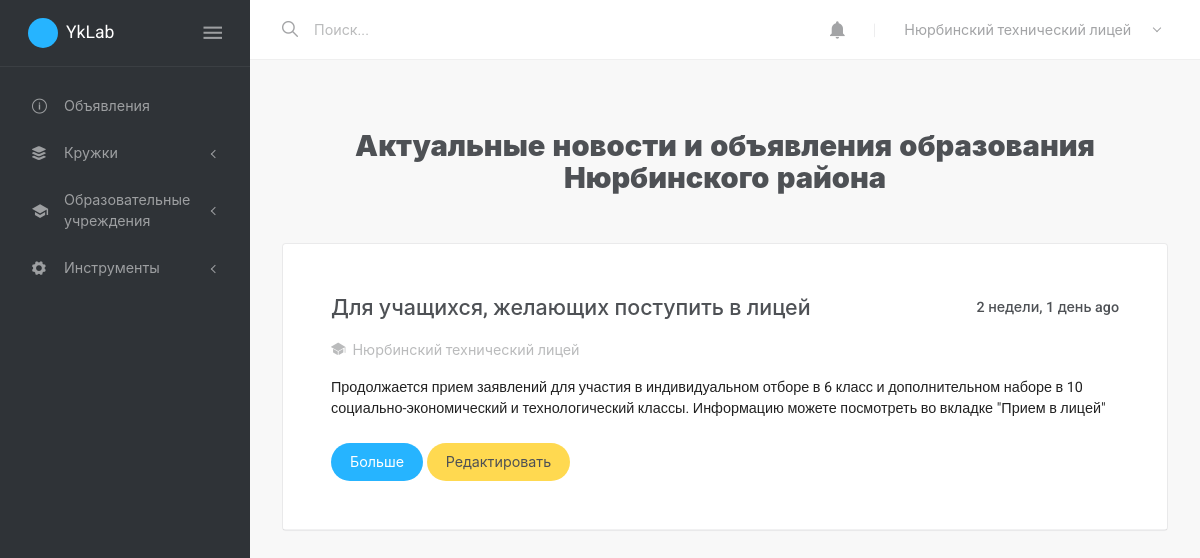
The app's page /adverts/ (signed in) with its own data.
### accounts/models.py (models this page shows, shortened)
class User(AbstractBaseUser, PermissionsMixin):
    ACCOUNTS_TYPES = (
        ('SH', 'Образовательная организация'),
        ('TH', 'Учитель'),
        ('PR', 'Ученик'),
    )
    username = models.CharField(max_length=127, unique=True)
    image = models.ImageField(upload_to='avatars/', null=True, blank=True)
    name = models.CharField(max_length=127)
    type = models.CharField(max_length=2, choices=ACCOUNTS_TYPES)
    is_active = models.BooleanField(default=True)
    is_staff = models.BooleanField(default=False)
    is_verified = models.BooleanField(default=False)
    USERNAME_FIELD = 'username'
    objects = UserManager()
    @property
    def full_type(self):
        return dict(self.ACCOUNTS_TYPES)[self.type]

### school/models.py (models this page shows, shortened)
class Advert(models.Model):
    school = models.ForeignKey('School', on_delete=models.CASCADE)
    image = models.ImageField(upload_to='adverts/', default='adverts/default.jpg')
    title = models.CharField(max_length=127)
    content = RichTextField()
    pub_date = models.DateTimeField(auto_now=True)
    @property
    def short_desc(self):
        return re.search(r'(<p.+?</p>)', self.content).group(0)

class School(models.Model):
    EDU_TYPES = (
        ('CE', 'Детское образовательное учреждение'),
        ('SE', 'Образовательное учреждение'),
        ('AE', 'Дополнительное образование')
    )
    user = models.OneToOneField(User, on_delete=models.CASCADE)
    type = models.CharField(max_length=2, choices=EDU_TYPES)
    image = models.ImageField(upload_to='schools/', default="schools/default.png")
    description = RichTextField(blank=True)
    address = models.CharField(max_length=255, blank=True)
    telephone = models.CharField(max_length=11, blank=True)
    child_amount = models.IntegerField(default=0)
    min_grade = models.IntegerField(default=5)
    max_grade = models.IntegerField(default=11)
    headteacher = models.CharField(max_length=127, blank=True)
    subheadteacher = models.CharField(max_length=127, blank=True)
    foundation_date = models.DateField(null=True, blank=True)
    email = models.EmailField(blank=True)
    site = models.CharField(max_length=63, blank=True)
    def __str__(self):
        return self.name
    @property
    def name(self):
        return self.user.name

### school/views.py (the view)
# urls.py: path('adverts/', views.adverts, name='adverts'),
@login_required()
def adverts(request):
    school_name = request.GET.get('school_name', '')
    adverts = Advert.objects.filter(school__user__name__startswith=school_name).order_by('pub_date')
    return render(request, 'advert/adverts.html', locals())

### templates/advert/adverts.html
{% extends 'base-with-sidenav.html'%}
{% load humanize %}
{% block content %}
<div class="layout-content">
  <div class="container-fluid flex-grow-1 container-p-y">
    <div class="container px-0">
      <h2 class="text-center font-weight-bolder pt-5">
        Актуальные новости и объявления образования Нюрбинского района
      </h2>
      {% for advert in adverts %}
      <div class="card mt-5">
        <div class="p-4 p-md-5">
          <div class="d-flex justify-content-between align-items-center">
          <a href="{% url 'advert' advert.id %}" class="text-dark text-large font-weight-semibold">{{advert.title}}</a>
            <div class="font-weight-semibold">{{advert.pub_date|naturaltime}}</div>
          </div>
          <div class="d-flex flex-wrap mt-3">
            <a class="text-light" href="{% url 'school' advert.school.id %}">
              <div class="mr-3"><i class="vacancy-tooltip ion ion-ios-school text-light" title="Department"></i>&nbsp; {{advert.school}}</div>
            </a>
          </div>
          <div class="mt-3 mb-4">
            {{advert.short_desc|safe}}
          </div>
          <a href="{% url 'advert' advert.id %}"><button type="button" class="btn btn-primary btn-round">Больше</button></a>
          {% if advert.school == request.user.school %}
            <a href="{% url 'edit_advert' advert.id %}"><button type="button" class="btn btn-warning btn-round text-dark">Редактировать</button></a>
          {% endif %}
        </div>
        <hr class="border-light m-0">
        {% endfor %}
      </div>
    </div>
  </div>
</div>
{% endblock %}

### templates/base-with-sidenav.html (shortened to what this page needs)
{% load static %}
{% load humanize %}
<!DOCTYPE html>
<html lang="en" class="default-style">
<head>
  <link rel="stylesheet" href="{% static 'assets/vendor/fonts/fontawesome.css' %}">
  <link rel="stylesheet" href="{% static 'assets/vendor/fonts/ionicons.css' %}">
  <link rel="stylesheet" href="{% static 'assets/vendor/fonts/linearicons.css' %}">
  <link rel="stylesheet" href="{% static 'assets/vendor/fonts/open-iconic.css' %}">
  <link rel="stylesheet" href="{% static 'assets/vendor/fonts/pe-icon-7-stroke.css' %}">
  <link rel="stylesheet" href="{% static 'assets/vendor/css/rtl/bootstrap.css' %}" class="theme-settings-bootstrap-css">
  <link rel="stylesheet" href="{% static 'assets/vendor/css/rtl/appwork.css' %}" class="theme-settings-appwork-css">
  <link rel="stylesheet" href="{% static 'assets/vendor/css/rtl/theme-corporate.css' %}" class="theme-settings-theme-css">
  <link rel="stylesheet" href="{% static 'assets/vendor/css/rtl/colors.css' %}" class="theme-settings-colors-css">
  <link rel="stylesheet" href="{% static 'assets/vendor/css/rtl/uikit.css' %}">
  <link rel="stylesheet" href="{% static 'assets/css/demo.css' %}">
  <link rel="stylesheet" href="{% static 'assets/vendor/libs/perfect-scrollbar/perfect-scrollbar.css' %}">
  <link rel="stylesheet" href="{% static 'assets/vendor/libs/toastr/toastr.css' %}">
</head>
<body>
  <div class="layout-wrapper layout-2">
    <div class="layout-inner">
      <div id="layout-sidenav" class="layout-sidenav sidenav sidenav-vertical bg-dark">
        <div class="app-brand demo">
          <span class="app-brand-logo demo bg-primary">
          </span>
          <a href="/courses" class="app-brand-text demo sidenav-text font-weight-normal ml-2">YkLab</a>
          <a href="javascript:void(0)" class="layout-sidenav-toggle sidenav-link text-large ml-auto">
            <i class="ion ion-md-menu align-middle"></i>
          </a>
        </div>
        <div class="sidenav-divider mt-0"></div>
        <ul class="sidenav-inner py-1">
          <li class="sidenav-item">
            <a href="{% url 'adverts' %}" class="sidenav-link"><i class="sidenav-icon ion ion-ios-information-circle-outline"></i>
              <div>Объявления</div>
            </a>
          </li>
          <li class="sidenav-item">
            <a href="javascript:void(0)" class="sidenav-link sidenav-toggle"><i class="sidenav-icon ion ion-ios-apps"></i>
              <div>Кружки</div>
            </a>
          </li>
          <li class="sidenav-item">
            <a href="javascript:void(0)" class="sidenav-link sidenav-toggle"><i class="sidenav-icon ion ion-md-school"></i>
              <div>Образовательные учреждения</div>
            </a>
          </li>
          <li class="sidenav-item">
            <a href="javascript:void(0)" class="sidenav-link sidenav-toggle"><i class="sidenav-icon ion ion-ios-settings"></i>
              <div>Инструменты</div>
            </a>
          </li>
        </ul>
      </div>
      <div class="layout-container">
        <nav class="layout-navbar navbar navbar-expand-lg align-items-lg-center bg-white container-p-x" id="layout-navbar">
          <div class="navbar-collapse collapse" id="layout-navbar-collapse">
            <div class="navbar-nav align-items-lg-center">
              <label class="nav-item navbar-text navbar-search-box p-0 active">
                <i class="ion ion-ios-search navbar-icon align-middle"></i>
                <span class="navbar-search-input pl-2">
                  <input type="text" class="form-control navbar-text mx-2" placeholder="Поиск..." style="width:200px">
                </span>
              </label>
            </div>
            <div class="navbar-nav align-items-lg-center ml-auto">
              <div class="demo-navbar-notifications nav-item dropdown mr-lg-3">
                <a class="nav-link dropdown-toggle hide-arrow" href="#" data-toggle="dropdown">
                  <i class="ion ion-md-notifications-outline navbar-icon align-middle"></i>
                </a>
              </div>
              <div class="nav-item d-none d-lg-block text-big font-weight-light line-height-1 opacity-25 mr-3 ml-1">|</div>
              <div class="demo-navbar-user nav-item dropdown">
                <a class="nav-link dropdown-toggle" href="#" data-toggle="dropdown">
                  <span class="d-inline-flex flex-lg-row-reverse align-items-center align-middle">
                    <span class="px-1 mr-lg-2 ml-2 ml-lg-0">
                      {{request.user.name}}<br>
                    </span>
                  </span>
                </a>
              </div>
            </div>
          </div>
        </nav>
        {% block content %}
        {% endblock %}
      </div>
    </div>
  </div>
</body>
</html>

### course/static/assets/css/demo.css (style rules this page uses)
.default-style .sidenav .app-brand.demo { height: 66px; }
.app-brand-logo.demo { display: -webkit-box; display: -ms-flexbox; display: flex; width: 30px; height: 30px; border-radius: 50%; -webkit-box-align: center; -ms-flex-align: center; align-items: center; -webkit-box-pack: center; -ms-flex-pack: center; justify-content: center; }
.app-brand-text.demo { font-size: 1.1rem; }
.demo-navbar-messages .dropdown-toggle, .demo-navbar-notifications .dropdown-toggle, .demo-navbar-user .dropdown-toggle, .demo-navbar-messages.b-nav-dropdown .nav-link, .demo-navbar-notifications.b-nav-dropdown .nav-link, .demo-navbar-user.b-nav-dropdown .nav-link { white-space: nowrap; }

### records on screen
User: user.name "Нюрбинский технический лицей"
Advert: title "Для учащихся, желающих поступить в лицей", pub_date "2 недели, 1 день ago", school "Нюрбинский технический лицей", short_desc "Продолжается прием заявлений для участия в индивидуальном отборе в 6 класс и дополнительном наборе в 10 социально-экономический и технологический классы. Информацию можете посмотреть во вкладке \"Прием в лицей\"", shows "Редактировать"
